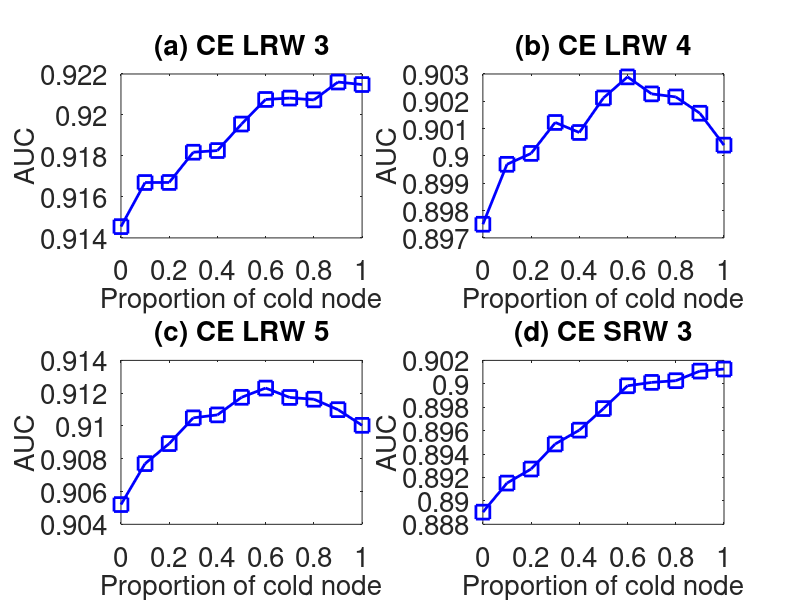

Source code (MATLAB):
subplot(2,2,1);
x=0:0.1:1;
y=[0.9145503	0.9167033	0.9167061	0.9181816	0.918263	0.9195566	0.9207565	0.9208236	0.9207356	0.9216071	0.9214842
];
plot(x,y,'-bs','LineWidth',2,'MarkerSize',10);
set(gca,'FontSize',20);
xlabel('Proportion of cold node','fontsize',20);
ylabel('AUC','fontsize',20);
title('(a) CE LRW 3','fontsize',20);

subplot(2,2,2);
x=0:0.1:1;
y=[0.8974998	0.8996936	0.9000928	0.9012254	0.9008586	0.902123	0.9028934	0.902271	0.90216	0.901563	0.9003962
];
plot(x,y,'-bs','LineWidth',2,'MarkerSize',10);
set(gca,'FontSize',20);
xlabel('Proportion of cold node','fontsize',20);
ylabel('AUC','fontsize',20);
title('(b) CE LRW 4','fontsize',20);

subplot(2,2,3);
x=0:0.1:1;
y=[0.905204	0.9077024	0.9089234	0.9104956	0.9106747	0.9117478	0.9123114	0.9117386	0.9116298	0.910995	0.910038
];
plot(x,y,'-bs','LineWidth',2,'MarkerSize',10);
set(gca,'FontSize',20);
xlabel('Proportion of cold node','fontsize',20);
ylabel('AUC','fontsize',20);
title('(c) CE LRW 5','fontsize',20);


subplot(2,2,4);
x=0:0.1:1;
y=[0.8890392	0.8915215	0.8927222	0.8948615	0.8960433	0.8978841	0.8998313	0.9001208	0.9002666	0.9010855	0.9012618
];
plot(x,y,'-bs','LineWidth',2,'MarkerSize',10);
set(gca,'FontSize',20);
xlabel('Proportion of cold node','fontsize',20);
ylabel('AUC','fontsize',20);
title('(d) CE SRW 3','fontsize',20);
